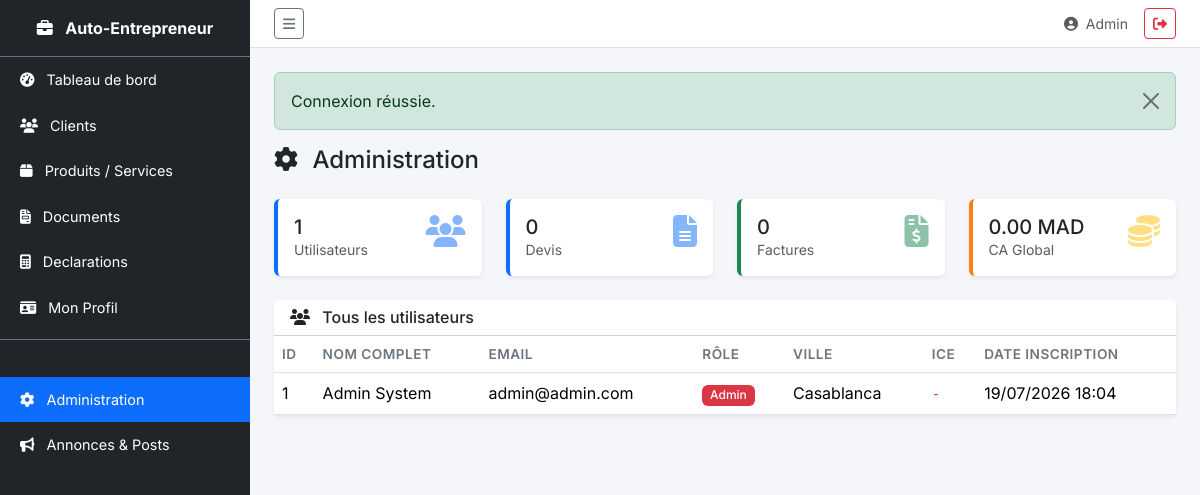
Page /?page=admin (signed in) on the committed database.
### tables this page shows
CREATE TABLE users (
    id INT AUTO_INCREMENT PRIMARY KEY,
    role ENUM('admin', 'user') DEFAULT 'user',
    nom_complet VARCHAR(100) NOT NULL,
    nom_affichage VARCHAR(100) NOT NULL,
    titre_pro VARCHAR(100),
    titre_pro_ar VARCHAR(100),
    ville VARCHAR(100),
    langue_principale VARCHAR(50) DEFAULT 'Français',
    whatsapp VARCHAR(20),
    telephone VARCHAR(20),
    email VARCHAR(150) UNIQUE NOT NULL,
    password VARCHAR(255) NOT NULL,
    site_web VARCHAR(255),
    reseaux_sociaux JSON,
    mots_cles VARCHAR(255),
    raison_sociale VARCHAR(150),
    email_pro VARCHAR(150),
    ice VARCHAR(20),
    identifiant_fiscal VARCHAR(20),
    nom_banque VARCHAR(150),
    rib VARCHAR(50),
    taxe_professionnelle VARCHAR(20),
    prefixe_devis VARCHAR(10) DEFAULT 'DEV',
    prefixe_facture VARCHAR(10) DEFAULT 'FAC',
    prefixe_livraison VARCHAR(10) DEFAULT 'BL',
    signature_url VARCHAR(255),
    signature_taille INT DEFAULT 100,
    logo_pdf_url VARCHAR(255),
    created_at TIMESTAMP DEFAULT CURRENT_TIMESTAMP,
    updated_at TIMESTAMP DEFAULT CURRENT_TIMESTAMP ON UPDATE CURRENT_TIMESTAMP
);

### index.php (called while the page is built, shortened)
<?php
require_once __DIR__ . '/config/database.php';
require_once __DIR__ . '/src/Helper.php';
require_once __DIR__ . '/src/Auth.php';
require_once __DIR__ . '/src/User.php';
require_once __DIR__ . '/src/Document.php';
$page = $_GET['page'] ?? 'dashboard';
$routes = [
    'dashboard'     => 'pages/dashboard.php',
    'clients'       => 'pages/clients/index.php',
    'clients/create'=> 'pages/clients/create.php',
    'clients/edit'  => 'pages/clients/edit.php',
    'clients/delete'=> 'pages/clients/delete.php',
    'produits'       => 'pages/produits/index.php',
    'produits/create'=> 'pages/produits/create.php',
    'produits/edit'  => 'pages/produits/edit.php',
    'produits/delete'=> 'pages/produits/delete.php',
    'documents'       => 'pages/documents/index.php',
    'documents/create'=> 'pages/documents/create.php',
    'documents/edit'  => 'pages/documents/edit.php',
    'documents/view'  => 'pages/documents/view.php',
    'documents/pdf'   => 'pages/documents/pdf.php',
    'documents/delete'=> 'pages/documents/delete.php',
    'declarations'       => 'pages/declarations/index.php',
    'declarations/create'=> 'pages/declarations/create.php',
    'declarations/edit'  => 'pages/declarations/edit.php',
    'declarations/delete'=> 'pages/declarations/delete.php',
    'profil'        => 'pages/profil/index.php',
    'profil/edit'   => 'pages/profil/edit.php',
    'admin'         => 'pages/admin/dashboard.php',
    'admin/annonces'=> 'pages/admin/annonces.php',
    'annonces/view' => 'pages/annonces/view.php',
];
$routeFile = $routes[$page] ?? $routes['dashboard'];
require __DIR__ . '/' . $routeFile;

### config/database.php (called while the page is built, shortened)
<?php
class Database {
    private static ?PDO $instance = null;
    public static function getInstance(): PDO {
        if (self::$instance === null) {
            $dsn = sprintf(
                'mysql:unix_socket=/opt/lampp/var/mysql/mysql.sock;dbname=%s;charset=%s',
                self::DB_NAME, self::DB_CHARSET
            );
            self::$instance = new PDO($dsn, self::DB_USER, self::DB_PASS, [
                PDO::ATTR_ERRMODE            => PDO::ERRMODE_EXCEPTION,
                PDO::ATTR_DEFAULT_FETCH_MODE => PDO::FETCH_ASSOC,
                PDO::ATTR_EMULATE_PREPARES   => false,
            ]);
        }
        return self::$instance;
    }
}

### src/Auth.php (called while the page is built, shortened)
<?php
class Auth {
    public static function userId(): int {
        return (int) ($_SESSION['user_id'] ?? 0);
    }
}

### src/User.php (called while the page is built, shortened)
<?php
class User {
    private PDO $db;
    public function __construct() {
        $this->db = Database::getInstance();
    }
    public function getById(int $id): ?array {
        $stmt = $this->db->prepare('SELECT * FROM users WHERE id = ?');
        $stmt->execute([$id]);
        return $stmt->fetch() ?: null;
    }
    public function getAll(): array {
        $stmt = $this->db->query('SELECT id, nom_complet, email, role, ville, created_at FROM users ORDER BY created_at DESC');
        return $stmt->fetchAll();
    }
    public function count(): int {
        return (int) $this->db->query('SELECT COUNT(*) FROM users')->fetchColumn();
    }
}

### src/Document.php (called while the page is built, shortened)
<?php
class Document {
    private PDO $db;
    public function __construct() {
        $this->db = Database::getInstance();
    }
    public function countAll(): int {
        return (int) $this->db->query('SELECT COUNT(*) FROM documents')->fetchColumn();
    }
    public function totalCAAll(): float {
        return (float) $this->db->query('SELECT COALESCE(SUM(total_ht), 0) FROM documents WHERE type_document = "facture" AND statut != "annule"')->fetchColumn();
    }
    public function countByTypeAll(): array {
        $stmt = $this->db->query('SELECT type_document, COUNT(*) as nb FROM documents GROUP BY type_document');
        $result = ['devis' => 0, 'facture' => 0, 'bon_livraison' => 0];
        return $result;
    }
}

### pages/admin/dashboard.php (the view, shortened to what this page needs)
<?php
require_once __DIR__ . '/../../includes/header.php';
$userModel = new User();
$docModel = new Document();
$totalUsers = $userModel->count();
$allUsers = $userModel->getAll();
$docStats = $docModel->countByTypeAll();
$totalDocs = $docModel->countAll();
$totalCA = $docModel->totalCAAll();
?>
<div class="d-flex justify-content-between align-items-center mb-4">
    <h4 class="mb-0"><i class="fas fa-cog me-2"></i> Administration</h4>
</div>
<div class="row g-4 mb-4">
    <div class="col-md-3">
        <div class="card stat-card blue">
            <div class="card-body">
                <div class="d-flex justify-content-between">
                    <div><h5 class="card-title mb-0"><?= $totalUsers ?></h5><p class="text-muted small mb-0">Utilisateurs</p></div>
                    <i class="fas fa-users fa-2x text-primary opacity-50"></i>
                </div>
            </div>
        </div>
    </div>
    <div class="col-md-3">
        <div class="card stat-card blue">
            <div class="card-body">
                <div class="d-flex justify-content-between">
                    <div><h5 class="card-title mb-0"><?= $docStats['devis'] ?></h5><p class="text-muted small mb-0">Devis</p></div>
                    <i class="fas fa-file-alt fa-2x text-primary opacity-50"></i>
                </div>
            </div>
        </div>
    </div>
    <div class="col-md-3">
        <div class="card stat-card green">
            <div class="card-body">
                <div class="d-flex justify-content-between">
                    <div><h5 class="card-title mb-0"><?= $docStats['facture'] ?></h5><p class="text-muted small mb-0">Factures</p></div>
                    <i class="fas fa-file-invoice-dollar fa-2x text-success opacity-50"></i>
                </div>
            </div>
        </div>
    </div>
    <div class="col-md-3">
        <div class="card stat-card orange">
            <div class="card-body">
                <div class="d-flex justify-content-between">
                    <div><h5 class="card-title mb-0"><?= Helper::formatMoney($totalCA) ?></h5><p class="text-muted small mb-0">CA Global</p></div>
                    <i class="fas fa-coins fa-2x text-warning opacity-50"></i>
                </div>
            </div>
        </div>
    </div>
</div>
<div class="row g-4">
    <div class="col-md-12">
        <div class="card">
            <div class="card-header bg-white">
                <h6 class="mb-0"><i class="fas fa-users me-2"></i> Tous les utilisateurs</h6>
            </div>
            <div class="card-body p-0">
                <div class="table-responsive">
                    <table class="table table-hover mb-0">
                        <thead>
                            <tr>
                                <th>ID</th>
                                <th>Nom complet</th>
                                <th>Email</th>
                                <th>Rôle</th>
                                <th>Ville</th>
                                <th>ICE</th>
                                <th>Date inscription</th>
                            </tr>
                        </thead>
                        <tbody>
                        <?php foreach ($allUsers as $u): ?>
                            <tr>
                                <td><?= $u['id'] ?></td>
                                <td><?= Helper::sanitize($u['nom_complet']) ?></td>
                                <td><?= Helper::sanitize($u['email']) ?></td>
                                <td>
                                    <span class="badge bg-<?= $u['role'] === 'admin' ? 'danger' : 'primary' ?>">
                                        <?= ucfirst($u['role']) ?>
                                    </span>
                                </td>
                                <td><?= Helper::sanitize($u['ville'] ?? '-') ?></td>
                                <td><code><?= Helper::sanitize($u['ice'] ?? '-') ?></code></td>
                                <td><?= date('d/m/Y H:i', strtotime($u['created_at'])) ?></td>
                            </tr>
                        <?php endforeach; ?>
                        </tbody>
                    </table>
                </div>
            </div>
        </div>
    </div>
</div>
<?php require_once __DIR__ . '/../../includes/footer.php'; ?>

### includes/header.php (shortened to what this page needs)
<?php
$userModel = new User();
$currentUser = $userModel->getById(Auth::userId());
?>
<!DOCTYPE html>
<html lang="fr">
<head>
    <link href="https://cdn.jsdelivr.net/npm/bootstrap@5.3.3/dist/css/bootstrap.min.css" rel="stylesheet">
    <link href="https://cdnjs.cloudflare.com/ajax/libs/font-awesome/6.5.1/css/all.min.css" rel="stylesheet">
    <link href="<?= APP_URL ?>/assets/css/custom.css" rel="stylesheet">
</head>
<body>
<div class="d-flex" id="wrapper">
    <?php include __DIR__ . '/sidebar.php'; ?>
    <div id="page-content-wrapper" class="flex-grow-1">
        <nav class="navbar navbar-light bg-white border-bottom px-4">
            <button class="btn btn-sm btn-outline-secondary" id="toggle-sidebar">
                <i class="fas fa-bars"></i>
            </button>
            <div class="d-flex align-items-center gap-3">
                <span class="text-muted small">
                    <i class="fas fa-user-circle me-1"></i>
                    <?= Helper::sanitize($currentUser['nom_affichage'] ?? '') ?>
                </span>
                <a href="<?= APP_URL ?>/auth/logout.php" class="btn btn-sm btn-outline-danger">
                    <i class="fas fa-sign-out-alt"></i>
                </a>
            </div>
        </nav>
        <div class="container-fluid p-4">

### assets/css/custom.css (style rules this page uses)
body { font-family: 'Inter', sans-serif; background-color: #f4f6f9; }
#page-content-wrapper { min-height: 100vh; background-color: #f4f6f9; }
.card { border: none; box-shadow: 0 0.125rem 0.25rem rgba(0,0,0,0.075); }
.stat-card { border-left: 4px solid; }
.stat-card.blue { border-left-color: #0d6efd; }
.stat-card.green { border-left-color: #198754; }
.stat-card.orange { border-left-color: #fd7e14; }
.table th { font-weight: 600; font-size: 0.85rem; text-transform: uppercase; letter-spacing: 0.5px; color: #6c757d; }
.badge { font-weight: 500; }

### rows in the picture
users: nom_affichage "Admin", id "1", nom_complet "Admin System", email "admin@admin.com", role "Admin", ville "Casablanca", ice "-", created_at "19/07/2026 18:04"

### other values in the picture
self::sanitize($success) "Connexion réussie."
$totalUsers "1"
$docStats['devis'] "0"
$docStats['facture'] "0"
Helper::formatMoney($totalCA) "0.00 MAD"
